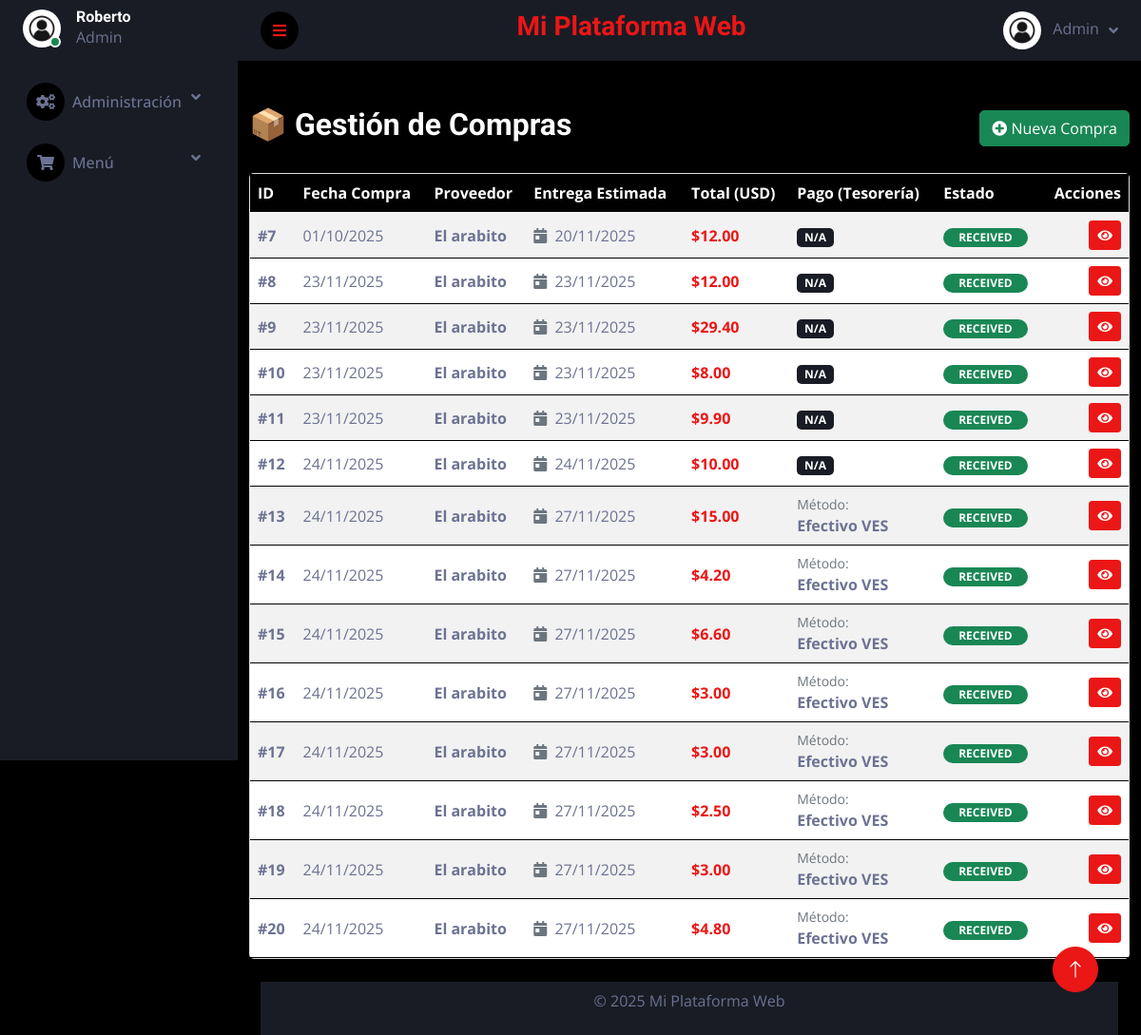
Before: /admin/compras.php (signed in) with the older database file.
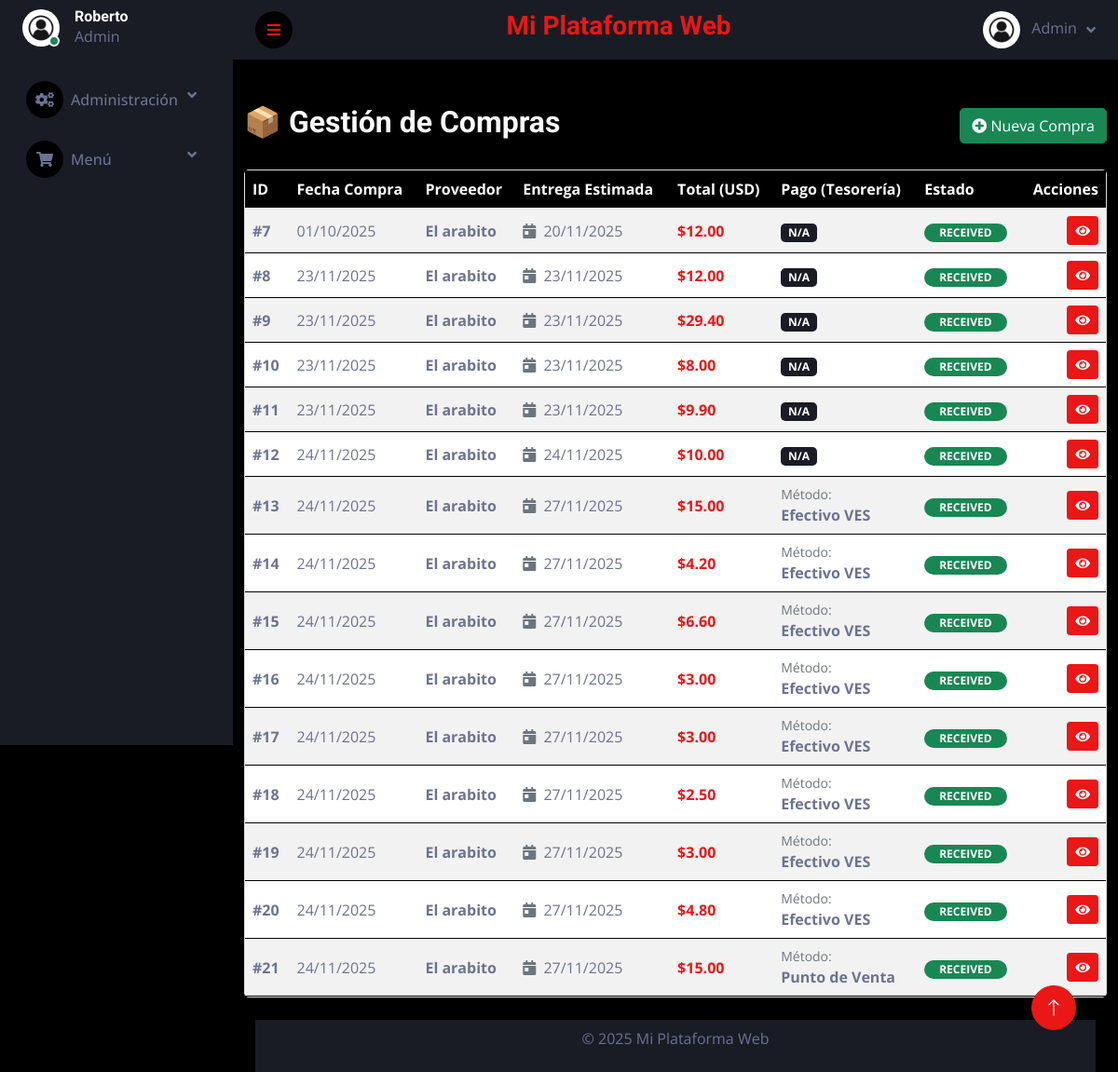
After: the same page with the newer database file.
### tables this page shows
CREATE TABLE `purchase_orders` (
  `id` int(11) NOT NULL,
  `supplier_id` int(11) DEFAULT NULL,
  `order_date` date DEFAULT NULL,
  `expected_delivery_date` date DEFAULT NULL,
  `total_amount` decimal(10,2) DEFAULT NULL,
  `status` enum('pending','received','canceled') DEFAULT NULL,
  `created_at` timestamp NULL DEFAULT current_timestamp(),
  `updated_at` timestamp NULL DEFAULT current_timestamp() ON UPDATE current_timestamp(),
  `exchange_rate` decimal(10,2) NOT NULL DEFAULT 1.00
);

CREATE TABLE `suppliers` (
  `id` int(11) NOT NULL,
  `name` varchar(255) DEFAULT NULL,
  `contact_person` varchar(255) DEFAULT NULL,
  `email` varchar(255) DEFAULT NULL,
  `phone` varchar(20) DEFAULT NULL,
  `address` text DEFAULT NULL,
  `created_at` timestamp NULL DEFAULT current_timestamp(),
  `updated_at` timestamp NULL DEFAULT current_timestamp() ON UPDATE current_timestamp()
);

CREATE TABLE `payment_methods` (
  `id` int(11) NOT NULL,
  `name` varchar(50) NOT NULL,
  `currency` enum('USD','VES') NOT NULL,
  `type` enum('cash','bank','digital') NOT NULL DEFAULT 'cash',
  `is_active` tinyint(1) DEFAULT 1
);

### templates/autoload.php (called while the page is built, shortened)
<?php
$db = Database::getConnection();
require_once '../funciones/SupplierManager.php';
require_once '../funciones/PurchaseOrderManager.php';
$supplierManager = new SupplierManager($db);
$purchaseOrderManager = new PurchaseOrderManager($db);

### funciones/PurchaseOrderManager.php (called while the page is built, shortened)
<?php
class PurchaseOrderManager {
    private $db;
    public function __construct($db) {
        $this->db = $db;
    }
    public function getAllPurchaseOrders() {
        try {
            $stmt = $this->db->query("SELECT * FROM purchase_orders");
            return $stmt->fetchAll(PDO::FETCH_ASSOC);
        } catch (PDOException $e) {
            error_log("Error al obtener todas las órdenes de compra: " . $e->getMessage());
            return false;
        }
    }
}
?>

### funciones/SupplierManager.php (called while the page is built, shortened)
<?php
class SupplierManager {
    private $db;
    public function __construct($db) {
        $this->db = $db;
    }
    public function getSupplierById($id) {
        try {
            $stmt = $this->db->prepare("SELECT * FROM suppliers WHERE id = ?");
            $stmt->execute([$id]);
            return $stmt->fetch(PDO::FETCH_ASSOC);
        } catch (PDOException $e) {
            error_log("Error al obtener proveedor por ID: " . $e->getMessage());
            return false;
        }
    }
}
?>

### admin/compras.php (the view, shortened to what the changed rows need)
<?php
require_once '../templates/autoload.php';
$purchaseOrders = $purchaseOrderManager->getAllPurchaseOrders();
require_once '../templates/header.php';
?>
<div class="container mt-5">
    <div class="d-flex justify-content-between align-items-center mb-4">
        <h2>📦 Gestión de Compras</h2>
    </div>
    <div class="card shadow">
        <div class="card-body p-0">
            <?php if ($purchaseOrders): ?>
                <div class="table-responsive">
                    <table class="table table-striped table-hover mb-0 align-middle">
                        <thead class="table-dark">
                            <tr>
                                <th>ID</th>
                                <th>Fecha Compra</th>
                                <th>Proveedor</th>
                                <th>Entrega Estimada</th> <th>Total (USD)</th>
                                <th>Pago (Tesorería)</th>
                                <th>Estado</th>
                                <th class="text-end">Acciones</th>
                            </tr>
                        </thead>
                        <tbody>
                            <?php foreach ($purchaseOrders as $order): ?>
                                <?php
                                    $supplier = $supplierManager->getSupplierById($order['supplier_id']);
                                    $stmt = $db->prepare("SELECT pm.name, t.amount, t.currency
                                                          FROM transactions t
                                                          JOIN payment_methods pm ON t.payment_method_id = pm.id
                                                          WHERE t.reference_type = 'purchase' AND t.reference_id = ?");
                                    $stmt->execute([$order['id']]);
                                    $pago = $stmt->fetch(PDO::FETCH_ASSOC);
                                    $badgeClass = match($order['status']) {
                                        'received' => 'bg-success',
                                        'pending' => 'bg-warning text-dark',
                                        'canceled' => 'bg-danger',
                                        default => 'bg-secondary'
                                    };
                                ?>
                                <tr>
                                    <td class="fw-bold">#<?= $order['id'] ?></td>
                                    <td><?= date('d/m/Y', strtotime($order['order_date'])) ?></td>
                                    <td>
                                        <span class="fw-bold"><?= htmlspecialchars($supplier['name'] ?? 'Desconocido') ?></span>
                                    </td>
                                    <td>
                                        <i class="fa fa-calendar-day text-muted me-1"></i>
                                        <?= date('d/m/Y', strtotime($order['expected_delivery_date'])) ?>
                                    </td>
                                    <td class="fw-bold text-primary">
                                        $<?= number_format($order['total_amount'], 2) ?>
                                    </td>
                                    <td>
                                        <?php if ($pago): ?>
                                            <small class="d-block text-muted">Método:</small>
                                            <strong><?= $pago['name'] ?></strong>
                                        <?php else: ?>
                                            <span class="badge bg-secondary">N/A</span>
                                        <?php endif; ?>
                                    </td>
                                    <td>
                                        <span class="badge <?= $badgeClass ?> rounded-pill px-3">
                                            <?= strtoupper($order['status']) ?>
                                        </span>
                                    </td>
                                    <td class="text-end">
                                        <div class="btn-group">
                                            <a href="edit_purchase_order.php?id=<?= $order['id'] ?>" class="btn btn-sm btn-primary" title="Ver Detalles">
                                                <i class="fa fa-eye"></i>
                                            </a>
                                        </div>
                                    </td>
                                </tr>
                            <?php endforeach; ?>
                        </tbody>
                    </table>
                </div>
            <?php endif; ?>
        </div>
    </div>
</div>
<?php require_once '../templates/footer.php'; ?>

Changed rows visible on the page:
added purchase_orders: id "21", order_date "24/11/2025", supplier.name "El arabito", expected_delivery_date "27/11/2025", total_amount "15.00", payment_methods.name "Punto de Venta", status "RECEIVED"
